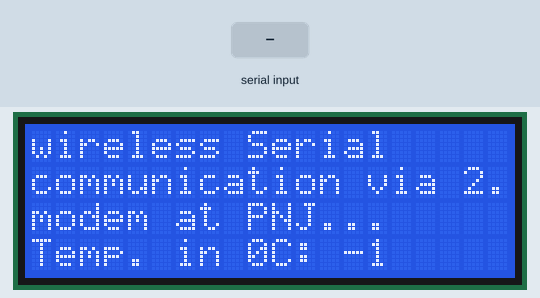
Simulated run of this sketch. Board: Arduino Uno, built with avr-gcc and run on an emulated ATmega328P. On the bench: 20×4 character LCD. The test bench sets the inputs (shaded band). What the sketch prints to the serial monitor is not drawn.

Above: at 1.2 s.
1.3 s: byte 30 received over Serial
At 1.59 s:
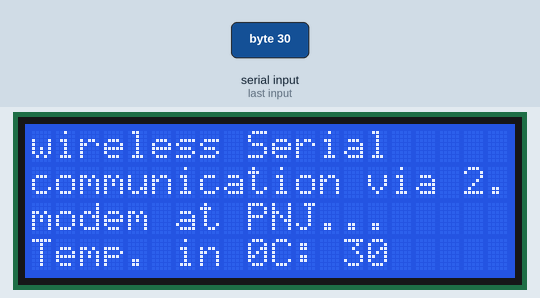
3.1 s: byte 90 received over Serial
4.8 s: byte 120 received over Serial
At 5.6 s:
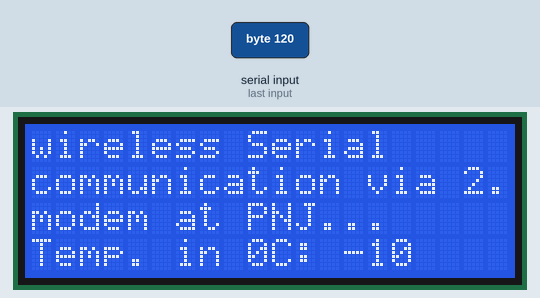
Timing chart, 0 to 7.8 s (numbered marks = the images above; inputs shaded):
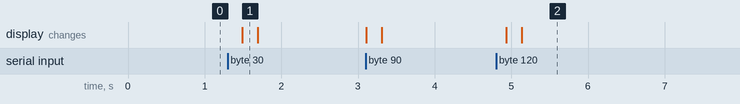

Measured:
- after the input at 1.3 s, the display: changes after 0.19 s (image 1)
- after the input at 4.8 s, the display: first changes after 0.13 s (image 2 shows a later state)

The sketch:

Bagian_Receiver.ino
```cpp
#include <LiquidCrystal.h>
LiquidCrystal lcd(13, 12, 11, 10, 9, 8);
void setup()
{
  lcd.begin(20,4);
  Serial.begin(9600);
  lcd.setCursor(0,0);
  lcd.print("wireless Serial");
  lcd.setCursor(0,1);
  lcd.print("communication via 2.4 GHz");
  lcd.setCursor(0,2);
  lcd.print("modem at PNJ...");
}
void loop()
{
  int TEMP_VALUE=Serial.read();
  lcd.setCursor(0,3);
  lcd.print("Temp. in 0C: ");
  lcd.setCursor(13,3);
  lcd.print(TEMP_VALUE);
  delay(100);
  Serial.print("TEMP_VAL; ");
  Serial.println(TEMP_VALUE);
  delay(100);
}
```
